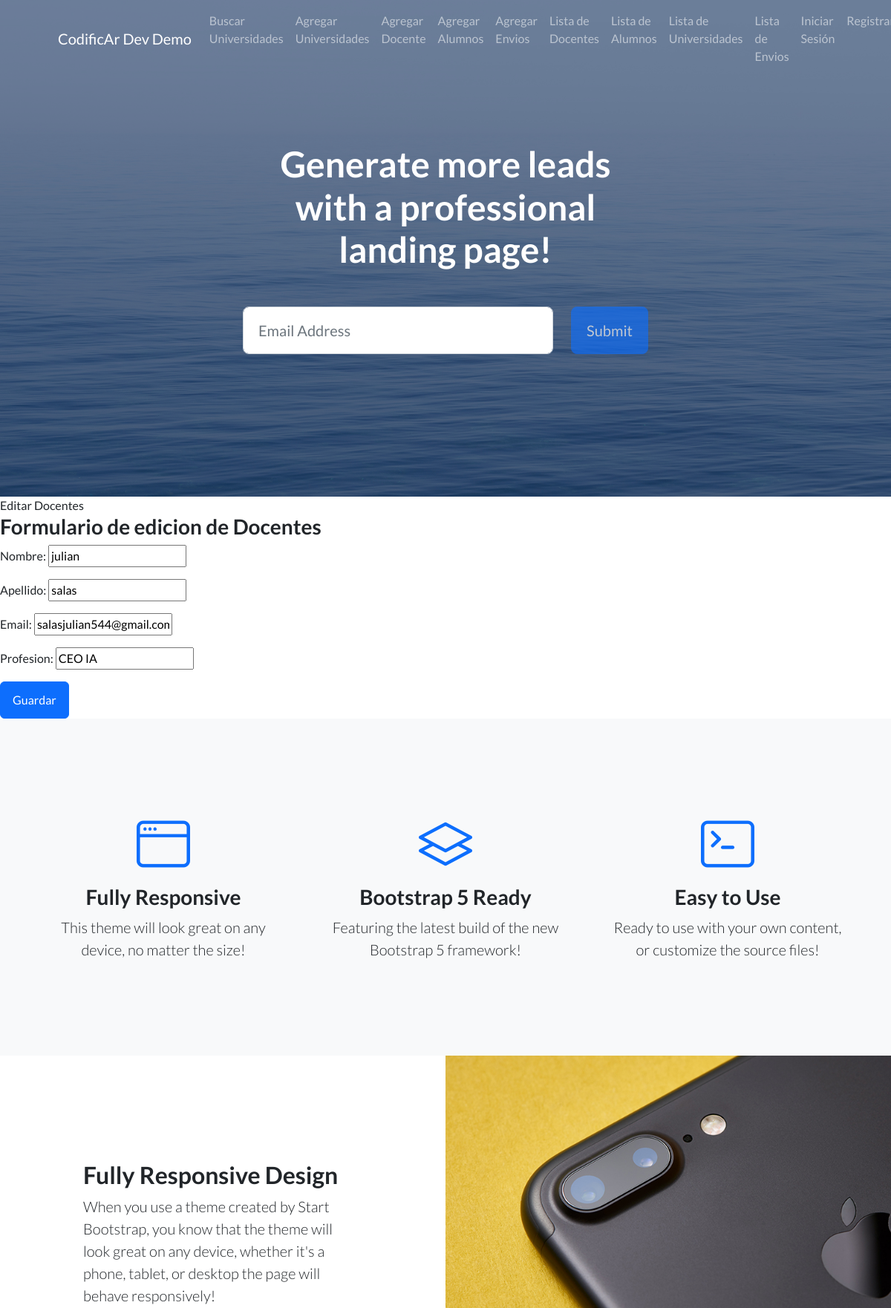
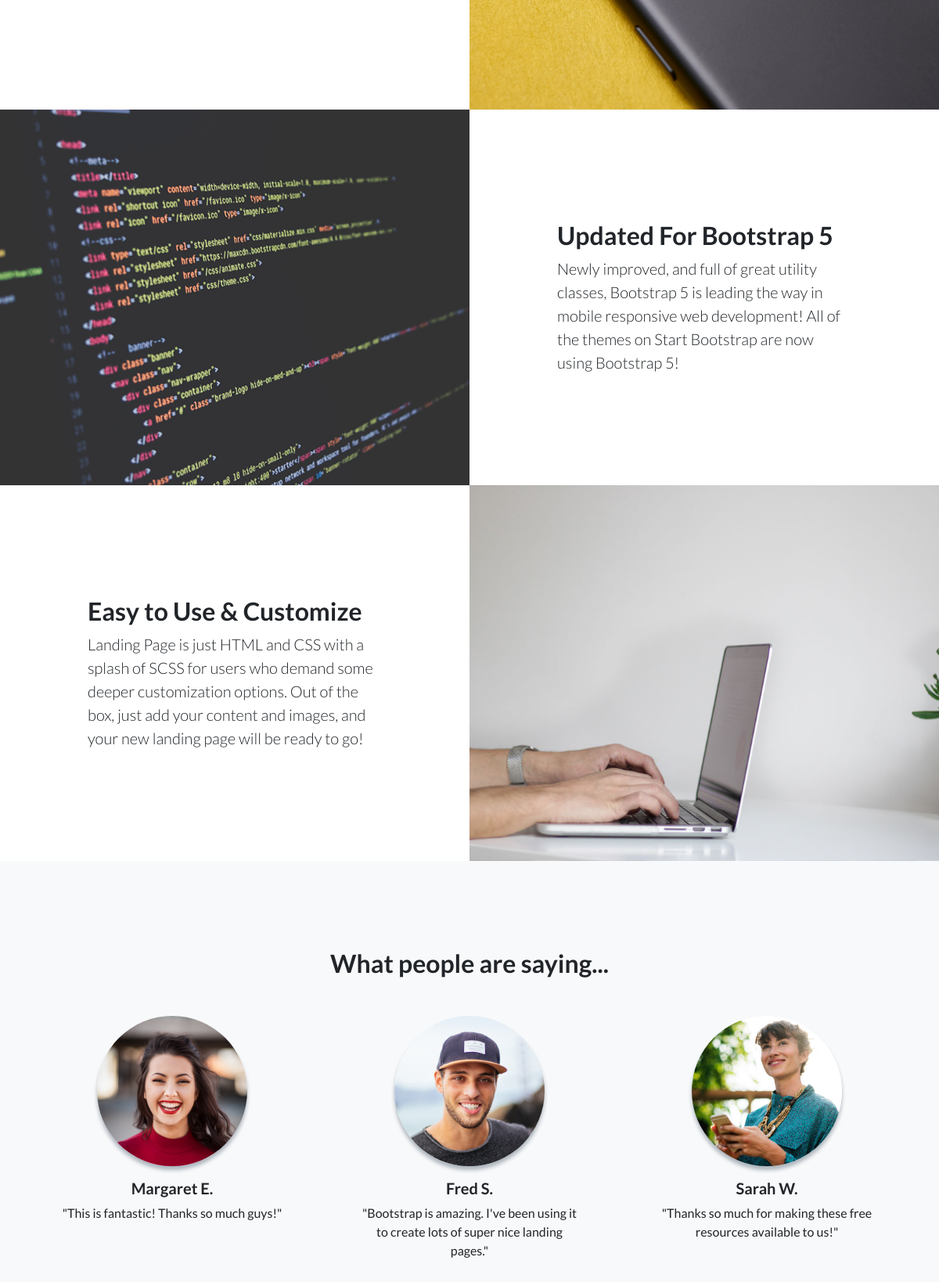
Page /editar_docente/3 (upper part) on the committed database (2 pictures, top to bottom).
### AppCoder/models.py (models this page shows, shortened)
class Docente(models.Model):
    nombre = models.CharField(max_length=30)
    apellido = models.CharField(max_length=30)
    email = models.EmailField()
    profesion = models.CharField(max_length=30)

### AppCoder/views.py (the view)
# urls.py: path('editar_docente/<int:pk>', views.DocenteUpdateView.as_view(), name='editar_docente'),
class DocenteUpdateView(UpdateView):
    model = Docente
    form_class = DocenteForm
    template_name = "appcoder/editar_docente.html"
    success_url = reverse_lazy("lista_docente")

### AppCoder/forms.py
class DocenteForm(forms.ModelForm):
    class Meta:
        model = Docente
        fields = '__all__'

### AppCoder/templates/appcoder/editar_docente.html (shortened to what this page needs)
{% extends "AppCoder/index.html" %}
{% load static %}
{% block contenidoQueCambia %}
<!DOCTYPE html>
<html lang="en">
<head>
    {% block title %} Editar Docentes {% endblock %}
</head>
<body>
    <h3>Formulario de edicion de Docentes</h3>
    <form method="POST">
        {{ form.as_p }}
        <button type="submit" class="btn btn-primary">Guardar</button>
    </form>
</body>
</html>
{% endblock %}

### rows in the picture
Docente: nombre "julian", apellido "salas", email "salasjulian544@gmail.com", profesion "CEO IA"
